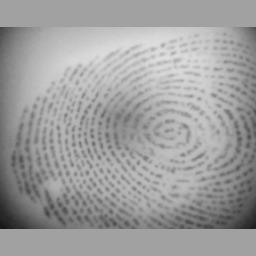
#> input picture 1.jpg, 256 x 256 px
$ python Fngermains.py   (older library calls are emulated)
#> lines starting #> are read from the running program, lines starting #| are printed output that depends on the picture; after the words box and inside, x2 and y2 are one past the last pixel; in counts of white or black regions, pixels touching at a corner belong together
### operators.py
"""
Title : contains all the operators of image enhancement techniques

cotains : finfill((windows, thetas, freqs, ksize=3)
requirw


"""
import cv2
import numpy as np
from allfilter import getgauss, applyfil ,backtoim, applyGabor,sharpen


def finfil1(windows, thetas, freqs, ksize=3):
    img1 = applyGabor(windows, ksize, thetas, freqs)
    return img1

def normalise(img):
    cv2.normalize(img, img, 0, 255, cv2.NORM_MINMAX)
    return img

# [58 lines left out: functions finfil, binarize, binarize2, binarize3, not called in this run]


def binfull(img):
    img2 = cv2.adaptiveThreshold(img, 1, cv2.ADAPTIVE_THRESH_GAUSSIAN_C, cv2.THRESH_BINARY, 11, 2)
    return img2

### theimgseg.py
import numpy as np
from orient import calculateOrientation3,calculateOrientation2
from freqency import getcenterfreq, getblockfreq, freqest
from operators import finfil1, binarize, binarize3
from allfilter import lap, sobel, sharpen, backtoim
from orient import getedges
import cv2


def applyall(img):
    rows, cols = img.shape
    imgfil=np.zeros((rows, cols),   dtype=np.uint8)
    w=7
    winb=np.resize(imgfil, (7, 7))
    print(winb.shape)


    for l in range(0, rows-1,w):
        for m in range(0, cols-1, w):

            angel = np.degrees(calculateOrientation3(img[l: l + w, m:m + w], w))
            #freq  = getblockfreq(img[l: l+w, m:m+w])
            freq  = freqest(img[l: l+w, m:m+w],angel,w)
            imgfil[l:l + w, m:m + w] = finfil1(img[l: l+w, m:m+w], angel, freq)


    return imgfil


# [77 lines left out: functions applylap, applysobel, binseg, applybin, applybin2, alledges, not called in this run]


def binfull(img):
    img2 = cv2.adaptiveThreshold(img, 1, cv2.ADAPTIVE_THRESH_GAUSSIAN_C, cv2.THRESH_BINARY, 11, 2)
    return img2

# [4 lines left out: function edgesfull, not called in this run]

### allfilter.py
import cv2
import numpy as np
from scipy.signal import convolve2d as conv
from scipy import ndimage
import math
from matplotlib import pyplot as plt
from numpy.fft import rfft2

# [4 lines left out: function canny, not called in this run]


def getgauss(ksize, sigma):
    kernel = cv2.getGaussianKernel(ksize, sigma, ktype=cv2.CV_32F)
    return kernel


def applyfil(img,kernel):
    filtered = cv2.filter2D(img, cv2.CV_32F, kernel)
    filtered = backtoim(filtered)
    #filtered = conv(img, kernel, mode='same')
    return filtered


# [5 lines left out: function bsobel, not called in this run]


def backtoim(img):
    img1 = np.array(img, dtype=np.uint8)
    img1 = np.resize(img1, (7, 7))
    return img1


def gradientSobel(img):
    xsobel = np.array([1, 2, 1, 0, 0, 0, -1, -2, -1])
    ysobel = np.array([-1, 0, 1, -2, 0, 2, -1, 0, 1])
    xsobel = xsobel.reshape(3, 3)
    ysobel = ysobel.reshape(3, 3)
    grad_x = applyfil(img, xsobel)
    grad_y = applyfil(img, ysobel)
    return grad_x, grad_y


def applyGabor(img,ksize,theta1,freq1):
    kern = cv2.getGaborKernel((ksize, ksize), 1, theta1, freq1, 0.5, 0, ktype=cv2.CV_32F)
    filimg = applyfil(img, kern)
    return filimg


# [14 lines left out: functions lap, sobel, sharpen, not called in this run]

### orient.py
"""
calculateOrientation2(image, w)

gets orientaton of for the image block image


"""


import numpy as np
import math
from allfilter import getgauss, applyfil ,gradientSobel,canny
import theimgseg


# [77 lines left out: functions calculateOrientation21, calculateOrientation2, not called in this run]

def getedges(img):
    equ= canny(img)
    return img

# [46 lines left out: function calculateOrientation31, not called in this run]

def calculateOrientation3(image, w):
    """
    :param image: image segment
    :param w: blocksize
    :return: block orientation
    """
    # smooth image with gaussian blur
    kernel = getgauss(5, 5)
    smoothed_im = applyfil(image, kernel)

    # calculates gradients with sobel filter
    dx, dy = gradientSobel(smoothed_im)

    # smooth gradients
    Gx = applyfil(dx, kernel)
    Gy = applyfil(dy, kernel)
    vx = vy =0
    # compute gradient magnitude
    for p in range(0, w - 1):
        for q in range(0, w - 1):

            if Gx[p, q]== 0 :
                Gx[p, q] = 1

            if Gy[p, q]== 0:
                Gy[p,q]= 1

            if Gx[p, q]== 0 and Gy[p, q]== 0 :
                Gx[p, q] = Gy[p, q] = 1


            vx += 2 * Gx[p, q] * Gy[p, q]
            vy += (Gx[p, q] ** 2) - (Gy[p, q] ** 2)
    # G = np.sqrt(Gxx + Gyy)


    # calculate theta
    theta = 0.5 * np.arctan2(vx, vy)
   # print(theta)
    # smoothens the angles

    if (theta< 0 and vx< 0) or (vx > 0 and theta> 0):
        k = 0.5

    if (theta < 0 and vx > 0):
        k = 1

    if (theta > 0 and vx < 0):
        k = 0

    tabx = math.cos(2 * theta)
    taby = math.sin(2 * theta)

    theta= k * np.pi + math.atan2(tabx, taby)


    return theta*180/np.pi

### freqency.py
import cv2
import numpy as np
from scipy.signal import convolve2d as conv
from scipy import ndimage
import math
from allfilter import getgauss, applyfil ,gradientSobel
from matplotlib import pyplot as plt
from numpy.fft import rfft2
import scipy.ndimage

# [13 lines left out: functions getblockfreq, getcenterfreq, not called in this run]


def freqest(im, orientim, w):
    freq = 0
    rows, cols = np.shape(im)

    # Rotate the image block so that the ridges are vertical
    rotim = scipy.ndimage.rotate(im, orientim, axes=(1, 0), reshape=False, order=3, mode='nearest')

    # Sum down the columns to get a projection of the grey values down
    # the ridges.

    proj = np.sum(rotim, axis=0)
    freq = np.mean(proj)
    return 299792458/freq

### thining.py
import cv2
import numpy as np

def thinit2(img):
    kernel = cv2.getStructuringElement(cv2.MORPH_ELLIPSE, (1, 1))
    #kernel = cv2.getStructuringElement(cv2.MORPH_CROSS, (5, 5))
    #erosion = cv2.erode(img, kernel, iterations=1)
    #erosion = cv2.bitwise_not(img)
    img_erosion = cv2.erode(img, kernel, iterations=1)
    img_dilation = cv2.dilate(img_erosion, kernel, iterations=1)
    temp = cv2.bitwise_not(img_erosion)
    #temp = cv2.subtract(img, img_erosion)
    #closing = cv2.morphologyEx(img, cv2.MORPH_CLOSE, kernel)
    return temp

### Fngermains.py
import cv2

from operators import normalise,binarize3,binfull
from theimgseg import applyall, applylap, applybin,applybin2,edgesfull
from matplotlib import pyplot as plt
from freqency import freqest
from thining import thinit2


if __name__ == "__main__":

    img = cv2.imread("1.jpg", 0)
#> img is the input picture: shape (256, 256); min 23, max 222, mean 158.4
    img = cv2.resize(img,(259, 259))
#> img: shape (259, 259)
    img = normalise(img)
#> in normalise, `cv2.normalize(img, img, 0, 255, cv2.NORM_MINMAX)`:
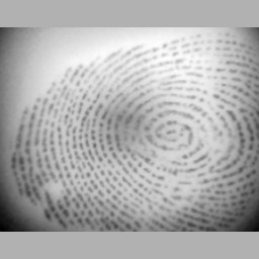
#> img: shape (259, 259); min 0, max 255, mean 173.4


    imgfil1 = cv2.adaptiveThreshold(img, 1, cv2.ADAPTIVE_THRESH_GAUSSIAN_C, cv2.THRESH_BINARY, 11, 2)
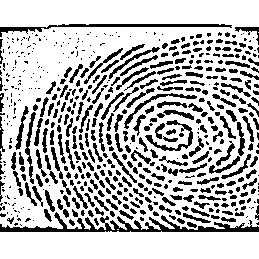
#> imgfil1: shape (259, 259); values 0 (black) and 1 (white), 74% white; 556 black regions (287 under 20 px), largest, box (x1, y1, x2, y2) and area: (0, 212, 259, 232) 1575, (0, 24, 232, 37) 723, (145, 120, 193, 151) 324
    imgfil2 = applyall(imgfil1)
#> in applyall, `winb=np.resize(imgfil, (7, 7))`: imgfil: shape (259, 259); every value is 0
#| (7, 7)
#> the loop in applyall, `for l in range(0, rows-1,w):` made 37 passes
#> after the loop in applyall, `for l in range(0, rows-1,w):`:
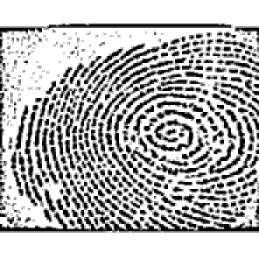
#> imgfil: shape (259, 259); min 0, max 6, mean 4.27; drawn with min black and max white
    imgfil3 = cv2.bitwise_not(imgfil2)
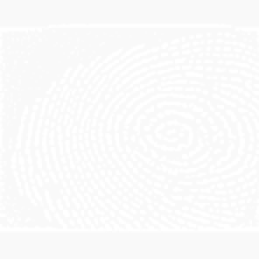
#> imgfil3: shape (259, 259); min 249, max 255, mean 250.7
    imgfil3 = thinit2(imgfil3)
    imgfil3 = cv2.adaptiveThreshold(imgfil3, 1, cv2.ADAPTIVE_THRESH_GAUSSIAN_C, cv2.THRESH_BINARY, 11, 2)
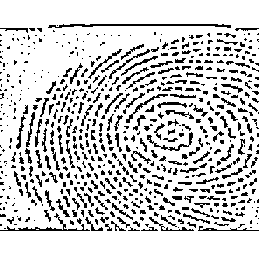
#> imgfil3: shape (259, 259); values 0 (black) and 1 (white), 82% white; black in thin lines or dots, all inside (x1, y1, x2, y2) = (0, 24, 259, 231)


    i=j= 100
    plt.subplot(131),plt.imshow(img, 'gray'),plt.title("Original")
    plt.subplot(132), plt.imshow(imgfil2,cmap='gray'),plt.title("after gabor")
    plt.subplot(133), plt.imshow(imgfil3, 'gray'),plt.title("filtered"), plt.show()

$ run again, with 2.jpg copied over 1.jpg
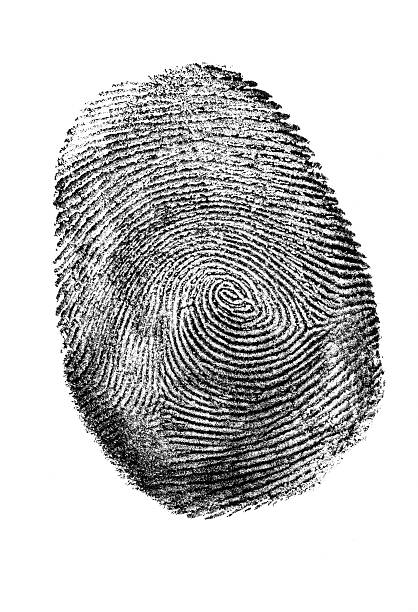
#> input picture 2.jpg, 418 x 612 px
#> img is the input picture: shape (612, 418); min 0, max 255, mean 199.6
#> img: shape (259, 259)
#> `imgfil1 = cv2.adaptiveThreshold(img, 1, cv2.ADAPTIVE_THRESH_GAUSSIAN_C..`:
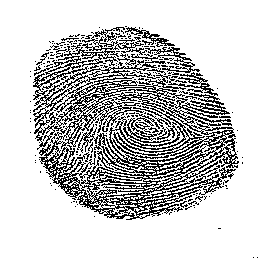
#> imgfil1: shape (259, 259); values 0 (black) and 1 (white), 77.9% white; black in thin lines or dots, all inside (x1, y1, x2, y2) = (30, 26, 258, 258)
#| (7, 7)
#> the loop in applyall, `for l in range(0, rows-1,w):` made 37 passes
#> `imgfil3 = cv2.adaptiveThreshold(imgfil3, 1, cv2.ADAPTIVE_THRESH_GAUSSI..`:
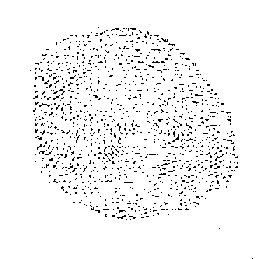
#> imgfil3: shape (259, 259); values 0 (black) and 1 (white), 95.5% white; black in thin lines or dots, all inside (x1, y1, x2, y2) = (30, 27, 253, 259)
